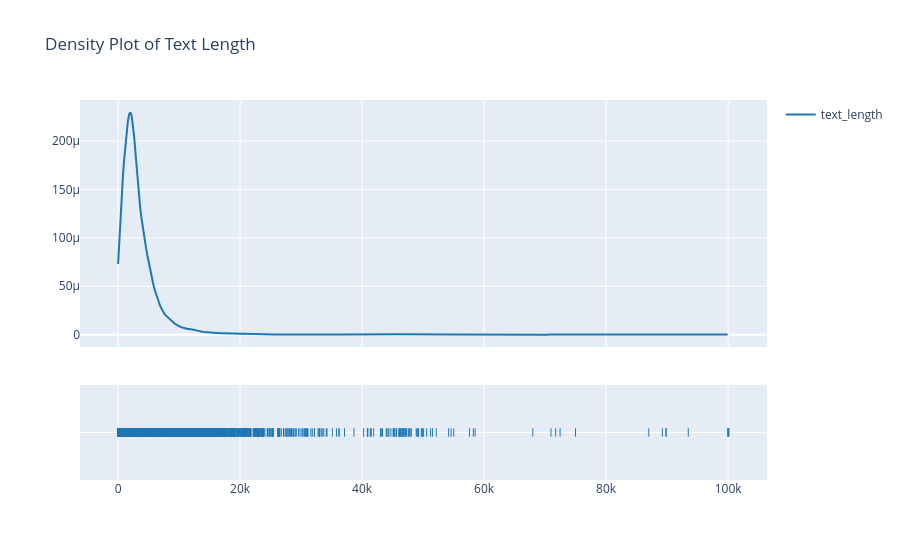

The cell this chart's notebook holds for it:
### Code cell
#KDE Plot 
df.columns #check column names to confirm text
# Create text feature columns
df['text'] = df['text'].astype(str)   # ensure string
df['text_length'] = df['text'].apply(len)
df['word_count'] = df['text'].apply(lambda x: len(x.split()))

# KDE Plot of Text Length
fig = ff.create_distplot([df['text_length']], ['text_length'], show_hist=False)
fig.update_layout(title='Density Plot of Text Length')
fig.show()

### Figure 1 — Plotly figure (JSON) as saved in the notebook; plotly's stock layout.template omitted (floating-point values rounded to 4 significant figures; data arrays with more than 128 entries replaced by an {"elided": "..."} marker saying what was removed)
{"data": [{"legendgroup": "text_length", "marker": {"color": "rgb(31, 119, 180)"}, "mode": "lines", "name": "text_length", "showlegend": true, "type": "scatter", "x": {"elided": "500 float values"}, "xaxis": "x", "y": {"elided": "500 float values"}, "yaxis": "y"}, {"legendgroup": "text_length", "marker": {"color": "rgb(31, 119, 180)", "symbol": "line-ns-open"}, "mode": "markers", "name": "text_length", "showlegend": false, "type": "scatter", "x": {"elided": "28335 int values"}, "xaxis": "x", "y": {"elided": "28335 str values"}, "yaxis": "y2"}], "layout": {"barmode": "overlay", "hovermode": "closest", "legend": {"traceorder": "reversed"}, "title": {"text": "Density Plot of Text Length"}, "xaxis": {"anchor": "y2", "domain": [0, 1], "zeroline": false}, "yaxis": {"anchor": "free", "domain": [0.35, 1], "position": 0}, "yaxis2": {"anchor": "x", "domain": [0, 0.25], "dtick": 1, "showticklabels": false}}}
